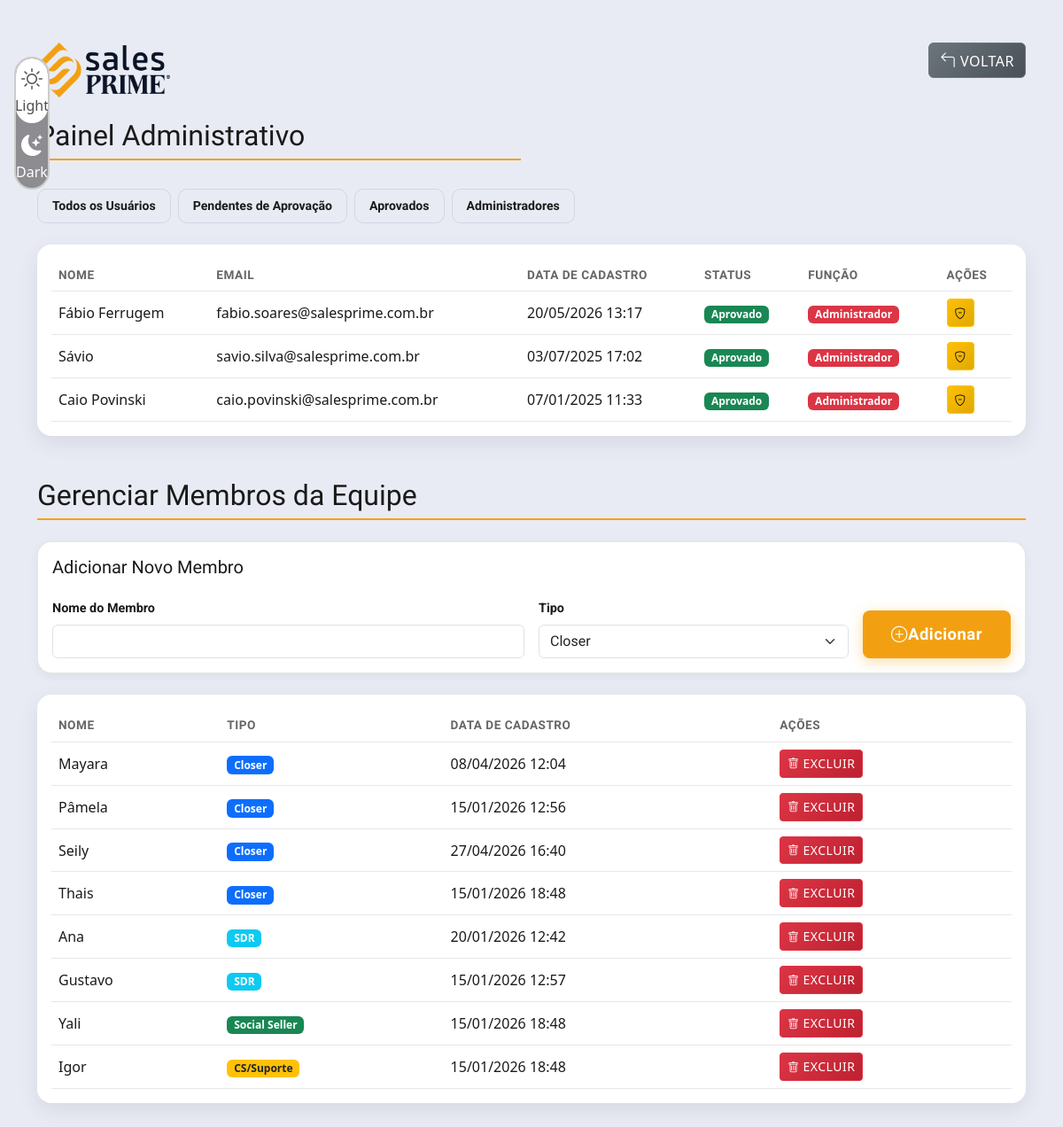
/backend/admin.php?filter=admins (signed in), run on the app's committed database.
### tables this page shows
CREATE TABLE `users` (
  `id` int(11) NOT NULL,
  `name` varchar(255) NOT NULL,
  `email` varchar(255) NOT NULL,
  `password` varchar(255) NOT NULL,
  `created_at` timestamp NOT NULL DEFAULT CURRENT_TIMESTAMP,
  `is_approved` tinyint(1) DEFAULT '0',
  `is_admin` tinyint(1) DEFAULT '0',
  `status` enum('pendente','aprovado') DEFAULT 'pendente'
);

CREATE TABLE `team_members` (
  `id` int(11) NOT NULL,
  `name` varchar(255) NOT NULL,
  `type` enum('Closer','SDR','SocialSeller','CS') NOT NULL,
  `created_at` timestamp NOT NULL DEFAULT CURRENT_TIMESTAMP
);

### backend/admin.php (the view, shortened to what this page needs)
<?php
require 'includes/db.php';
$filter = isset($_GET['filter']) ? $_GET['filter'] : 'all';
switch ($filter) {
    case 'admins':
        $stmt = $pdo->query("SELECT id, name, email, created_at, is_approved, is_admin FROM users WHERE is_admin = TRUE ORDER BY created_at DESC");
        break;
}
$users = $stmt->fetchAll(PDO::FETCH_ASSOC);
$teamMembersStmt = $pdo->query("SELECT id, name, type, created_at FROM team_members ORDER BY type, name");
$teamMembers = $teamMembersStmt->fetchAll(PDO::FETCH_ASSOC);
?>
<!DOCTYPE html>
<html lang="pt-BR">
<head>
    <link rel="stylesheet" href="assets/css/base.css">
    <link rel="stylesheet" href="assets/css/componentes.css">
    <link rel="stylesheet" href="assets/css/utm-btn.css">
    <link rel="stylesheet" href="assets/css/theme-antigravity.css">
    <link rel="stylesheet" href="assets/css/tema.css">
    <link rel="stylesheet" href="assets/css/responsivo.css">
    <link href="https://cdn.jsdelivr.net/npm/bootstrap@5.3.0/dist/css/bootstrap.min.css" rel="stylesheet">
    <link rel="stylesheet" href="https://cdn.jsdelivr.net/npm/bootstrap-icons@1.11.3/font/bootstrap-icons.min.css">
</head>
<body class="theme-sales-prime">
    <div class="p-3 fixed-top mt-5" style="width: 10%;">
        <div id="themeSwitch" class="theme-switch-container light-active">
            <div class="theme-switch-bg"></div>
            <div class="theme-switch-option light-option active">
                <i class="bi bi-sun"></i>
                <span>Light</span>
            </div>
            <div class="theme-switch-option dark-option">
                <i class="bi bi-moon-stars-fill"></i>
                <span>Dark</span>
            </div>
        </div>
    </div>
    <div class="container mt-5">
        <div class="row mb-4">
            <div class="col">
                <img src="assets/images/logo-light.png" alt="Logo" class="img-fluid d-none" id="logo-light"
                    style="max-width: 150px;">
                <h2 class="mt-4">Painel Administrativo</h2>
            </div>
            <div class="col text-end">
                <a href="index.php" class="btn btn-secondary"><i class="bi bi-arrow-90deg-left"></i> Voltar</a>
            </div>
        </div>
        <div class="mb-4">
            <div class="d-flex gap-2" role="group">
                <a href="?filter=all" class="ag-btn-outline <?= $filter === 'all' ? 'active' : '' ?>">
                    Todos os Usuários
                </a>
                <a href="?filter=pending" class="ag-btn-outline <?= $filter === 'pending' ? 'active' : '' ?>">
                    Pendentes de Aprovação
                </a>
                <a href="?filter=approved" class="ag-btn-outline <?= $filter === 'approved' ? 'active' : '' ?>">
                    Aprovados
                </a>
                <a href="?filter=admins" class="ag-btn-outline <?= $filter === 'admins' ? 'active' : '' ?>">
                    Administradores
                </a>
            </div>
        </div>
        <?php if (empty($users)): ?>
            <div class="alert alert-info">Não há usuários para exibir com o filtro selecionado.</div>
        <?php else: ?>
            <div class="ag-table-wrapper p-3">
                <div class="table-responsive">
                    <table class="table table-hover mb-0">
                        <thead>
                            <tr>
                                <th>Nome</th>
                                <th>Email</th>
                                <th>Data de Cadastro</th>
                                <th>Status</th>
                                <th>Função</th>
                                <th>Ações</th>
                            </tr>
                        </thead>
                        <tbody>
                            <?php foreach ($users as $user): ?>
                                <tr>
                                    <td><?= htmlspecialchars($user['name']) ?></td>
                                    <td><?= htmlspecialchars($user['email']) ?></td>
                                    <td><?= date('d/m/Y H:i', strtotime($user['created_at'])) ?></td>
                                    <td>
                                        <?php if ($user['is_approved']): ?>
                                            <span class="badge bg-success">Aprovado</span>
                                        <?php else: ?>
                                            <span class="badge bg-warning text-dark">Pendente</span>
                                        <?php endif; ?>
                                    </td>
                                    <td>
                                        <?php if ($user['is_admin']): ?>
                                            <span class="badge bg-danger">Administrador</span>
                                        <?php else: ?>
                                            <span class="badge bg-secondary">Usuário</span>
                                        <?php endif; ?>
                                    </td>
                                    <td>
                                        <div class="btn-group" role="group">
                                            <?php if (!$user['is_admin']): ?>
                                                <form method="POST" class="d-inline">
                                                    <input type="hidden" name="user_id" value="<?= $user['id'] ?>">
                                                    <button type="submit" name="make_admin" class="btn btn-primary btn-sm"
                                                        title="Promover a Administrador">
                                                        <i class="bi bi-shield-plus"></i>
                                                    </button>
                                                    <form method="POST" class="d-inline me-1">
                                                        <input type="hidden" name="user_id" value="<?= $user['id'] ?>">
                                                        <button type="submit" name="delete_user" class="btn btn-danger btn-sm"
                                                            title="Deletar"
                                                            onclick="return confirm('Tem certeza que deseja excluir este usuário?')">
                                                            <i class="bi bi-trash"></i>
                                                        </button>
                                                    </form>
                                                <?php else: ?>
                                                    <form method="POST" class="d-inline">
                                                        <button type="submit" name="remove_admin" class="btn btn-warning btn-sm"
                                                            title="Remover privilégios de Administrador">
                                                            <i class="bi bi-shield-minus"></i>
                                                        </button>
                                                    </form>
                                                <?php endif; ?>
                                        </div>
                                    </td>
                                </tr>
                            <?php endforeach; ?>
                        </tbody>
                    </table>
                </div>
            </div>
        <?php endif; ?>
        <h2 class="mt-5">Gerenciar Membros da Equipe</h2>
        <div class="ag-card my-4">
            <div class="card-header p-3">
                <h5>Adicionar Novo Membro</h5>
            </div>
            <div class="card-body px-3 pb-3">
                <form method="POST" class="row g-3">
                    <div class="col-md-6">
                        <label for="member_name" class="form-label">Nome do Membro</label>
                        <input type="text" class="form-control" id="member_name" name="member_name" required>
                    </div>
                    <div class="col-md-4">
                        <label for="member_type" class="form-label">Tipo</label>
                        <select class="form-select" id="member_type" name="member_type" required>
                            <option value="Closer">Closer</option>
                        </select>
                    </div>
                    <div class="col-md-2 d-flex align-items-end">
                        <button type="submit" name="add_team_member" class="ag-btn-accent w-100">
                            <i class="bi bi-plus-circle"></i> Adicionar
                        </button>
                    </div>
                </form>
            </div>
        </div>
        <div class="ag-table-wrapper p-3">
            <div class="table-responsive">
                <table class="table table-hover mb-0">
                    <thead>
                        <tr>
                            <th>Nome</th>
                            <th>Tipo</th>
                            <th>Data de Cadastro</th>
                            <th>Ações</th>
                        </tr>
                    </thead>
                    <tbody>
                        <?php if (empty($teamMembers)): ?>
                            <tr>
                                <td colspan="4" class="text-center">Nenhum membro cadastrado.</td>
                            </tr>
                        <?php else: ?>
                            <?php foreach ($teamMembers as $member): ?>
                                <tr>
                                    <td><?= htmlspecialchars($member['name']) ?></td>
                                    <td>
                                        <?php
                                        $typeLabels = [
                                            'Closer' => 'Closer',
                                            'SDR' => 'SDR',
                                            'SocialSeller' => 'Social Seller',
                                            'CS' => 'CS/Suporte'
                                        ];
                                        $badgeColors = [
                                            'Closer' => 'bg-primary',
                                            'SDR' => 'bg-info',
                                            'SocialSeller' => 'bg-success',
                                            'CS' => 'bg-warning text-dark'
                                        ];
                                        ?>
                                        <span class="badge <?= $badgeColors[$member['type']] ?>">
                                            <?= $typeLabels[$member['type']] ?>
                                        </span>
                                    </td>
                                    <td><?= date('d/m/Y H:i', strtotime($member['created_at'])) ?></td>
                                    <td>
                                        <form method="POST" class="d-inline">
                                            <button type="submit" name="delete_team_member" class="btn btn-danger btn-sm"
                                                onclick="return confirm('Tem certeza que deseja excluir este membro?')">
                                                <i class="bi bi-trash"></i> Excluir
                                            </button>
                                        </form>
                                    </td>
                                </tr>
                            <?php endforeach; ?>
                        <?php endif; ?>
                    </tbody>
                </table>
            </div>
        </div>
    </div>
</body>
</html>

### backend/assets/css/base.css (style rules this page uses)
* { box-sizing: border-box; margin: 0; padding: 0; }
body { font-family: 'Roboto', sans-serif; font-size: 0.8rem; line-height: 1.6; color: #212529; background-color: #fff; }
h1, h2, h3, h4, h5, h6 { font-family: 'Roboto', sans-serif; font-weight: 900; margin-bottom: 1rem; line-height: 1.2; }
h2 { font-size: 2rem; border-bottom: 2px solid #F2A011; padding-bottom: 0.4rem; }
h5 { font-size: 1.25rem; color: #3D4F73; }
a { font-size: 0.8rem; overflow-wrap: break-word; word-wrap: break-word; -ms-word-break: break-all; word-break: break-all; word-break: break-word; -ms-hyphens: auto; -moz-hyphens: auto; -webkit-hyphens: auto; hyphens: auto; text-decoration: none; }
.container { width: 100%; padding-right: 15px; padding-left: 15px; margin-right: auto; margin-left: auto; }
h1, h2, h3, h4, h5, h6 { animation: fadeIn 0.5s ease-out; }

### backend/assets/css/componentes.css (style rules this page uses)
.btn { font-family: 'Roboto', sans-serif; font-weight: 500; font-size: 0.9rem; padding: 0.5rem 1.5rem; border-radius: 8px; transition: all 0.3s cubic-bezier(0.4, 0, 0.2, 1); border: 2px solid transparent; text-transform: uppercase; letter-spacing: 0.5px; display: inline-flex; align-items: center; justify-content: center; gap: 0.5rem; cursor: pointer; text-decoration: none; }
.btn-secondary { background: linear-gradient(135deg, #6c757d 0%, #495057 100%); border-color: #adb5bd; color: white; }
.btn-danger { background: linear-gradient(135deg, #dc3545 0%, #bd2130 100%); border-color: #e4606d; color: white; }
.btn-warning { background: linear-gradient(135deg, #ffc107 0%, #e0a800 100%); border-color: #ffd351; color: #212529; }
.btn-sm { padding: 0.25rem 1rem; font-size: 0.8rem; border-radius: 6px; }
.btn i { font-size: 1.1em; }
.btn-sm i { font-size: 0.9em; }
.form-control { font-family: 'Roboto', sans-serif; font-size: 0.9rem; padding: 0.75rem 1rem; border-radius: 8px; border: 2px solid #dee2e6; transition: all 0.3s cubic-bezier(0.4, 0, 0.2, 1); background-color: white; color: #212529; }
.form-control::placeholder { color: #6c757d; font-weight: 300; }
.form-select { font-family: 'Roboto', sans-serif; font-size: 0.9rem; padding: 0.75rem 1rem; border-radius: 8px; border: 2px solid #dee2e6; background-color: white; color: #212529; transition: all 0.3s ease; }
.form-label { font-family: 'Roboto', sans-serif; font-weight: 700; font-size: 0.9rem; margin-bottom: 0.5rem; display: block; }
.theme-switch-container { display: flex; flex-direction: column; background-color: #8c8c91; border-radius: 30px; border: 2px solid #ccc; padding: 10px; width: 40px; height: 150px; position: relative; overflow: hidden; text-align: center; }
.theme-switch-bg { position: absolute; top: 0; left: 0; width: 100%; height: 50%; background-color: #fff; border-radius: 30px; transform: translateY(0); transition: transform 0.4s ease-in-out; z-index: 0; }
.theme-switch-option { display: flex; flex-direction: column; align-items: center; justify-content: center; color: #ffffff; padding: 0px 0; border-radius: 20px; cursor: pointer; z-index: 1; }
.light-option { color: #cfcfcf; margin-top: -5px; }
.dark-option { color: #ffffff; padding: 15px 0 0 0; }
.theme-switch-option i { font-size: 1.5rem; }
.theme-switch-option.active { color: #524e4e; }
.theme-switch-container.light-active .theme-switch-bg { transform: translateY(0); }
.btn-group .btn { flex: 1; white-space: nowrap; overflow: hidden; text-overflow: ellipsis; }

### backend/assets/css/tema.css (style rules this page uses)
:root { --primary-color: #3D4F73; --secondary-color: #0B1426; --accent-color: #F2A011; --background-color: #fff; --text-color: #212529; --border-color: #dee2e6; --input-background: white; --input-text: #212529; --placeholder-color: #6c757d; }
body { background-color: var(--background-color); color: var(--text-color); }

### data on the page
users: name "Fábio Ferrugem", email "fabio.soares@salesprime.com.br", created_at "20/05/2026 13:17", is_approved "Aprovado", is_admin "Administrador"
users: name "Sávio", email "savio.silva@salesprime.com.br", created_at "03/07/2025 17:02", is_approved "Aprovado", is_admin "Administrador"
users: name "Caio Povinski", email "caio.povinski@salesprime.com.br", created_at "07/01/2025 11:33", is_approved "Aprovado", is_admin "Administrador"
team_members: name "Mayara", type "Closer", created_at "08/04/2026 12:04"
team_members: name "Pâmela", type "Closer", created_at "15/01/2026 12:56"
team_members: name "Seily", type "Closer", created_at "27/04/2026 16:40"
team_members: name "Thais", type "Closer", created_at "15/01/2026 18:48"
team_members: name "Ana", type "SDR", created_at "20/01/2026 12:42"
team_members: name "Gustavo", type "SDR", created_at "15/01/2026 12:57"
team_members: name "Yali", type "Social Seller", created_at "15/01/2026 18:48"
team_members: name "Igor", type "CS/Suporte", created_at "15/01/2026 18:48"
